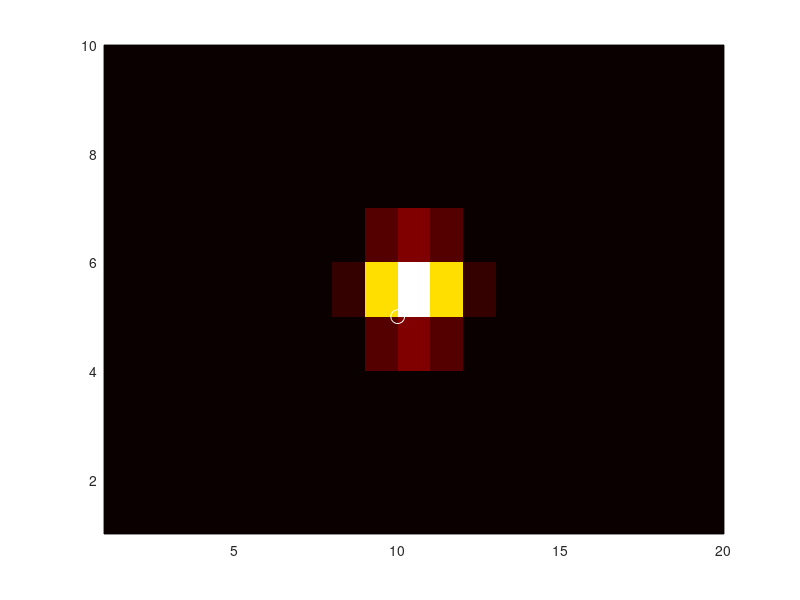

Write MATLAB code to recreate this figure.
function [xm,ym,theta,ecc]=TrackXY_by_COM_2Dmoment(im)
%JWJK: Central angular moment of a picture
%from: http://en.wikipedia.org/wiki/Image_moment
%Jacob Kerssemakers
%:JWJK-------------------------------------

if nargin<1  %DEMO mode
    close all;
    r=10;
    c=20;
    [x,y]=meshgrid(1:c,1:r);
    ofs=0;
    ec=2;   %separation of spots 
    x0=1*ec/2+c/2+ofs;
    y0=0*ec/2+r/2+ofs;
    x1=1*-ec/2+c/2+ofs;
    y1=0*-ec/2+r/2+ofs;
    sig=1.5;
    r0=((x-x0).^2+(y-y0).^2).^0.5; %'radial picture'
    r1=((x-x1).^2+(y-y1).^2).^0.5; %'radial picture'
    im=exp(-(r0/sig).^2)+exp(-(r1/sig).^2)+0.1*exp(-((y-r/2)/r).^2);
    im=(im-min(min((im)))).^4;    
else
    [r,c]=size(im);
    [x,y]=meshgrid(1:c,1:r);
end%-------------------------------------------------------


im=abs(im-median(im(:)));

%raw moments M_ij of matrix: Mij=sum(x^i*y^j*Ixy)
M00=sum(sum(im));
M10=sum(sum(x.*im));
M11=sum(sum(y.*x.*im));
M01=sum(sum(y.*im));
M20=sum(sum(x.^2.*im));
M02=sum(sum(y.^2.*im));

%Centroid row 
xm=M10/M00; 
%Centroid column 
ym=M01/M00;

%Second order central moments
mu_prime20=M20/M00-xm^2;
mu_prime02=M02/M00-ym^2;
mu_prime11=M11/M00-xm*ym;

theta=0.5*atan(2*mu_prime11/(mu_prime20-mu_prime02))*180/pi;

%eigenvalues covariance matrix:
labda1=0.5*(mu_prime20+mu_prime02)+0.5*(4*mu_prime11^2+(mu_prime20-mu_prime02)^2)^0.5;
labda2=0.5*(mu_prime20+mu_prime02)-0.5*(4*mu_prime11^2+(mu_prime20-mu_prime02)^2)^0.5;
%eccentricity
ecc=(1-labda2/labda1)^0.5;

% xm
% ym
% theta
% ecc

%close all; figure; pcolor(im); colormap hot; shading flat; axis equal; 
%[~]=ginput(1); close(gcf);
if nargin<1
    pcolor(im); shading flat; colormap hot; hold on;
    plot(xm,ym,'wo', 'MarkerSize', 10);
end
